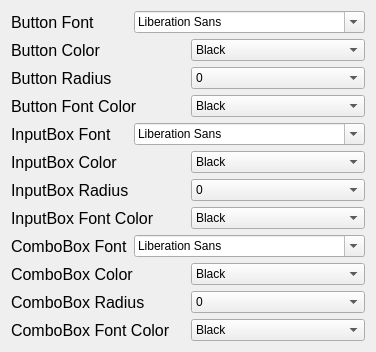
  <widget class="QFrame" name="left_vert_frame">
   <property name="geometry">
    <rect>
     <x>350</x>
     <y>92</y>
     <width>339</width>
     <height>301</height>
    </rect>
   </property>
   <layout class="QVBoxLayout" name="verticalLayout_10">
    <item>
     <layout class="QVBoxLayout" name="button_vert_layout">
      <item>
       <layout class="QHBoxLayout" name="horizontalLayout">
        <item>
         <widget class="QLabel" name="button_color_label_2">
          <property name="font">
           <font>
            <pointsize>12</pointsize>
           </font>
          </property>
          <property name="text">
           <string>Button Font</string>
          </property>
         </widget>
        </item>
        <item>
         <widget class="QFontComboBox" name="button_font_comboBox"/>
        </item>
       </layout>
      </item>
      <item>
       <layout class="QHBoxLayout" name="button_color_hor_layout">
        <item>
         <widget class="QLabel" name="button_color_label">
          <property name="font">
           <font>
            <pointsize>12</pointsize>
           </font>
          </property>
          <property name="text">
           <string>Button Color</string>
          </property>
         </widget>
        </item>
        <item>
         <widget class="QComboBox" name="button_color_comboBox">
          <item>
           <property name="text">
            <string>Black </string>
           </property>
          </item>
          <item>
           <property name="text">
            <string>Red</string>
           </property>
          </item>
          <item>
           <property name="text">
            <string>Orange</string>
           </property>
          </item>
          <item>
           <property name="text">
            <string>Yellow</string>
           </property>
          </item>
          <item>
           <property name="text">
            <string>Green</string>
           </property>
          </item>
          <item>
           <property name="text">
            <string>Blue</string>
           </property>
          </item>
          <item>
           <property name="text">
            <string>Purple</string>
           </property>
          </item>
          <item>
           <property name="text">
            <string>Pink</string>
           </property>
          </item>
          <item>
           <property name="text">
            <string>Brown</string>
           </property>
          </item>
          <item>
           <property name="text">
            <string>Grey</string>
           </property>
          </item>
          <item>
           <property name="text">
            <string>White</string>
           </property>
          </item>
         </widget>
        </item>
       </layout>
      </item>
      <item>
       <layout class="QHBoxLayout" name="button_radius_hor_layout">
        <item>
         <widget class="QLabel" name="button_radius_comboBox">
          <property name="font">
           <font>
            <pointsize>12</pointsize>
           </font>
          </property>
          <property name="text">
           <string>Button Radius</string>
          </property>
         </widget>
        </item>
        <item>
         <widget class="QComboBox" name="button_radius_comboBox_2">
          <item>
           <property name="text">
            <string>0</string>
           </property>
          </item>
          <item>
           <property name="text">
            <string>1</string>
           </property>
          </item>
          <item>
           <property name="text">
            <string>2</string>
           </property>
          </item>
          <item>
           <property name="text">
            <string>3</string>
           </property>
          </item>
          <item>
           <property name="text">
            <string>4</string>
           </property>
          </item>
          <item>
           <property name="text">
            <string>5</string>
           </property>
          </item>
          <item>
           <property name="text">
            <string>6</string>
           </property>
          </item>
          <item>
           <property name="text">
            <string>7</string>
           </property>
          </item>
          <item>
           <property name="text">
            <string>8</string>
           </property>
          </item>
          <item>
           <property name="text">
            <string>9</string>
           </property>
          </item>
          <item>
           <property name="text">
            <string>10</string>
           </property>
          </item>
          <item>
           <property name="text">
            <string>11</string>
           </property>
          </item>
          <item>
           <property name="text">
            <string>12</string>
           </property>
          </item>
          <item>
           <property name="text">
            <string>13</string>
           </property>
          </item>
          <item>
           <property name="text">
            <string>14</string>
           </property>
          </item>
         </widget>
        </item>
       </layout>
      </item>
      <item>
       <layout class="QHBoxLayout" name="button_font_color_hor_layout">
        <item>
         <widget class="QLabel" name="button_font_color_comboBox">
          <property name="font">
           <font>
            <pointsize>12</pointsize>
           </font>
          </property>
          <property name="text">
           <string>Button Font Color</string>
          </property>
         </widget>
        </item>
        <item>
         <widget class="QComboBox" name="button_font_color_comboBox_2">
          <item>
           <property name="text">
            <string>Black </string>
           </property>
          </item>
          <item>
           <property name="text">
            <string>Red</string>
           </property>
          </item>
          <item>
           <property name="text">
            <string>Orange</string>
           </property>
          </item>
          <item>
           <property name="text">
            <string>Yellow</string>
           </property>
          </item>
          <item>
           <property name="text">
            <string>Green</string>
           </property>
          </item>
          <item>
           <property name="text">
            <string>Blue</string>
           </property>
          </item>
          <item>
           <property name="text">
            <string>Purple</string>
           </property>
          </item>
          <item>
           <property name="text">
            <string>Pink</string>
           </property>
          </item>
          <item>
           <property name="text">
            <string>Brown</string>
           </property>
          </item>
          <item>
           <property name="text">
            <string>Grey</string>
           </property>
          </item>
          <item>
           <property name="text">
            <string>White</string>
           </property>
          </item>
         </widget>
        </item>
       </layout>
      </item>
     </layout>
    </item>
    <item>
     <spacer name="verticalSpacer_3">
      <property name="orientation">
       <enum>Qt::Vertical</enum>
      </property>
      <property name="sizeHint" stdset="0">
       <size>
        <width>20</width>
        <height>40</height>
       </size>
      </property>
     </spacer>
    </item>
    <item>
     <layout class="QVBoxLayout" name="inputbox_vert_layout">
      <item>
       <layout class="QHBoxLayout" name="horizontalLayout_2">
        <item>
         <widget class="QLabel" name="button_color_label_3">
          <property name="font">
           <font>
            <pointsize>12</pointsize>
           </font>
          </property>
          <property name="text">
           <string>InputBox Font</string>
          </property>
         </widget>
        </item>
        <item>
         <widget class="QFontComboBox" name="inputbox_font_comboBox"/>
        </item>
       </layout>
      </item>
      <item>
       <layout class="QHBoxLayout" name="inputbox_color_hor_layout">
        <item>
         <widget class="QLabel" name="inputbox_color_comboBox">
          <property name="font">
           <font>
            <pointsize>12</pointsize>
           </font>
          </property>
          <property name="text">
           <string>InputBox Color</string>
          </property>
         </widget>
        </item>
        <item>
         <widget class="QComboBox" name="inputbox_color_comboBox_2">
          <item>
           <property name="text">
            <string>Black </string>
           </property>
          </item>
          <item>
           <property name="text">
            <string>Red</string>
           </property>
          </item>
          <item>
           <property name="text">
            <string>Orange</string>
           </property>
          </item>
          <item>
           <property name="text">
            <string>Yellow</string>
           </property>
          </item>
          <item>
           <property name="text">
            <string>Green</string>
           </property>
          </item>
          <item>
           <property name="text">
            <string>Blue</string>
           </property>
          </item>
          <item>
           <property name="text">
            <string>Purple</string>
           </property>
          </item>
          <item>
           <property name="text">
            <string>Pink</string>
           </property>
          </item>
          <item>
           <property name="text">
            <string>Brown</string>
           </property>
          </item>
          <item>
           <property name="text">
            <string>Grey</string>
           </property>
          </item>
          <item>
           <property name="text">
            <string>White</string>
           </property>
          </item>
         </widget>
        </item>
       </layout>
      </item>
      <item>
       <layout class="QHBoxLayout" name="inputbox_radius_hor_layout">
        <item>
         <widget class="QLabel" name="inputbox_radius_label">
          <property name="font">
           <font>
            <pointsize>12</pointsize>
           </font>
          </property>
          <property name="text">
           <string>InputBox Radius</string>
          </property>
         </widget>
        </item>
        <item>
         <widget class="QComboBox" name="inputbox_radius_comboBox">
          <item>
           <property name="text">
            <string>0</string>
           </property>
          </item>
          <item>
           <property name="text">
            <string>1</string>
           </property>
          </item>
          <item>
           <property name="text">
            <string>2</string>
           </property>
          </item>
          <item>
           <property name="text">
            <string>3</string>
           </property>
          </item>
          <item>
           <property name="text">
            <string>4</string>
           </property>
          </item>
          <item>
           <property name="text">
            <string>5</string>
           </property>
          </item>
          <item>
           <property name="text">
            <string>6</string>
           </property>
          </item>
          <item>
           <property name="text">
            <string>7</string>
           </property>
          </item>
          <item>
           <property name="text">
            <string>8</string>
           </property>
          </item>
          <item>
           <property name="text">
            <string>9</string>
           </property>
          </item>
          <item>
           <property name="text">
            <string>10</string>
           </property>
          </item>
          <item>
           <property name="text">
            <string>11</string>
           </property>
          </item>
          <item>
           <property name="text">
            <string>12</string>
           </property>
          </item>
          <item>
           <property name="text">
            <string>13</string>
           </property>
          </item>
          <item>
           <property name="text">
            <string>14</string>
           </property>
          </item>
         </widget>
        </item>
       </layout>
      </item>
      <item>
       <layout class="QHBoxLayout" name="inputbox_font_color_hor_layout">
        <item>
         <widget class="QLabel" name="inputbox_font_color_label">
          <property name="font">
           <font>
            <pointsize>12</pointsize>
           </font>
          </property>
          <property name="text">
           <string>InputBox Font Color</string>
          </property>
         </widget>
        </item>
        <item>
         <widget class="QComboBox" name="inputbox_font_color_comboBox">
          <item>
           <property name="text">
            <string>Black </string>
           </property>
          </item>
          <item>
           <property name="text">
            <string>Red</string>
           </property>
          </item>
          <item>
           <property name="text">
            <string>Orange</string>
           </property>
          </item>
          <item>
           <property name="text">
            <string>Yellow</string>
           </property>
          </item>
          <item>
           <property name="text">
            <string>Green</string>
           </property>
          </item>
          <item>
           <property name="text">
            <string>Blue</string>
           </property>
          </item>
          <item>
           <property name="text">
            <string>Purple</string>
           </property>
          </item>
          <item>
           <property name="text">
            <string>Pink</string>
           </property>
          </item>
          <item>
           <property name="text">
            <string>Brown</string>
           </property>
          </item>
          <item>
           <property name="text">
            <string>Grey</string>
           </property>
          </item>
          <item>
           <property name="text">
            <string>White</string>
           </property>
          </item>
         </widget>
        </item>
       </layout>
      </item>
     </layout>
    </item>
    <item>
     <spacer name="verticalSpacer_2">
      <property name="orientation">
       <enum>Qt::Vertical</enum>
      </property>
      <property name="sizeHint" stdset="0">
       <size>
        <width>20</width>
        <height>40</height>
       </size>
      </property>
     </spacer>
    </item>
    <item>
     <layout class="QVBoxLayout" name="combobox_vert_layout">
      <item>
       <layout class="QHBoxLayout" name="horizontalLayout_3">
        <item>
         <widget class="QLabel" name="button_color_label_4">
          <property name="font">
           <font>
            <pointsize>12</pointsize>
           </font>
          </property>
          <property name="text">
           <string>ComboBox Font</string>
          </property>
         </widget>
        </item>
        <item>
         <widget class="QFontComboBox" name="combobox_font_comboBox"/>
        </item>
       </layout>
      </item>
      <item>
       <layout class="QHBoxLayout" name="combobox_color_hor_layout">
        <item>
         <widget class="QLabel" name="combobox_color_label">
          <property name="font">
           <font>
            <pointsize>12</pointsize>
           </font>
          </property>
          <property name="text">
           <string>ComboBox Color</string>
          </property>
         </widget>
        </item>
        <item>
         <widget class="QComboBox" name="combobox_color_comboBox">
          <item>
           <property name="text">
            <string>Black </string>
           </property>
          </item>
          <item>
           <property name="text">
            <string>Red</string>
           </property>
          </item>
          <item>
           <property name="text">
            <string>Orange</string>
           </property>
          </item>
          <item>
           <property name="text">
            <string>Yellow</string>
           </property>
          </item>
          <item>
           <property name="text">
            <string>Green</string>
           </property>
          </item>
          <item>
           <property name="text">
            <string>Blue</string>
           </property>
          </item>
          <item>
           <property name="text">
            <string>Purple</string>
           </property>
          </item>
          <item>
           <property name="text">
            <string>Pink</string>
           </property>
          </item>
          <item>
           <property name="text">
            <string>Brown</string>
           </property>
          </item>
          <item>
           <property name="text">
            <string>Grey</string>
           </property>
          </item>
          <item>
           <property name="text">
            <string>White</string>
           </property>
          </item>
         </widget>
        </item>
       </layout>
      </item>
      <item>
       <layout class="QHBoxLayout" name="combobox_radius_hor_layout">
        <item>
         <widget class="QLabel" name="combobox_radius_label">
          <property name="font">
           <font>
            <pointsize>12</pointsize>
           </font>
          </property>
          <property name="text">
           <string>ComboBox Radius</string>
          </property>
         </widget>
        </item>
        <item>
         <widget class="QComboBox" name="combobox_radius_comboBox">
          <item>
           <property name="text">
            <string>0</string>
           </property>
          </item>
          <item>
           <property name="text">
            <string>1</string>
           </property>
          </item>
          <item>
           <property name="text">
            <string>2</string>
           </property>
          </item>
          <item>
           <property name="text">
            <string>3</string>
           </property>
          </item>
          <item>
           <property name="text">
            <string>4</string>
           </property>
          </item>
          <item>
           <property name="text">
            <string>5</string>
           </property>
          </item>
          <item>
           <property name="text">
            <string>6</string>
           </property>
          </item>
          <item>
           <property name="text">
            <string>7</string>
           </property>
          </item>
          <item>
           <property name="text">
            <string>8</string>
           </property>
          </item>
          <item>
           <property name="text">
            <string>9</string>
           </property>
          </item>
          <item>
           <property name="text">
            <string>10</string>
           </property>
          </item>
          <item>
           <property name="text">
            <string>11</string>
           </property>
          </item>
          <item>
           <property name="text">
            <string>12</string>
           </property>
          </item>
          <item>
           <property name="text">
            <string>13</string>
           </property>
          </item>
          <item>
           <property name="text">
            <string>14</string>
           </property>
          </item>
         </widget>
        </item>
       </layout>
      </item>
      <item>
       <layout class="QHBoxLayout" name="combobox_font_color_hor_layout">
        <item>
         <widget class="QLabel" name="combobox_font_color_label">
          <property name="font">
           <font>
            <pointsize>12</pointsize>
           </font>
          </property>
          <property name="text">
           <string>ComboBox Font Color</string>
          </property>
         </widget>
        </item>
        <item>
         <widget class="QComboBox" name="combobox_font_color_comboBox">
          <item>
           <property name="text">
            <string>Black </string>
           </property>
          </item>
          <item>
           <property name="text">
            <string>Red</string>
           </property>
          </item>
          <item>
           <property name="text">
            <string>Orange</string>
           </property>
          </item>
          <item>
           <property name="text">
            <string>Yellow</string>
           </property>
          </item>
          <item>
           <property name="text">
            <string>Green</string>
           </property>
          </item>
          <item>
           <property name="text">
            <string>Blue</string>
           </property>
          </item>
          <item>
           <property name="text">
            <string>Purple</string>
           </property>
          </item>
          <item>
           <property name="text">
            <string>Pink</string>
           </property>
          </item>
          <item>
           <property name="text">
            <string>Brown</string>
           </property>
          </item>
          <item>
           <property name="text">
            <string>Grey</string>
           </property>
          </item>
          <item>
           <property name="text">
            <string>White</string>
           </property>
          </item>
         </widget>
        </item>
       </layout>
      </item>
      <item>
       <layout class="QHBoxLayout" name="horizontalLayout_27">
        <item>
         <spacer name="verticalSpacer">
          <property name="orientation">
           <enum>Qt::Vertical</enum>
          </property>
          <property name="sizeHint" stdset="0">
           <size>
            <width>20</width>
            <height>40</height>
           </size>
          </property>
         </spacer>
        </item>
       </layout>
      </item>
     </layout>
    </item>
   </layout>
  </widget>
